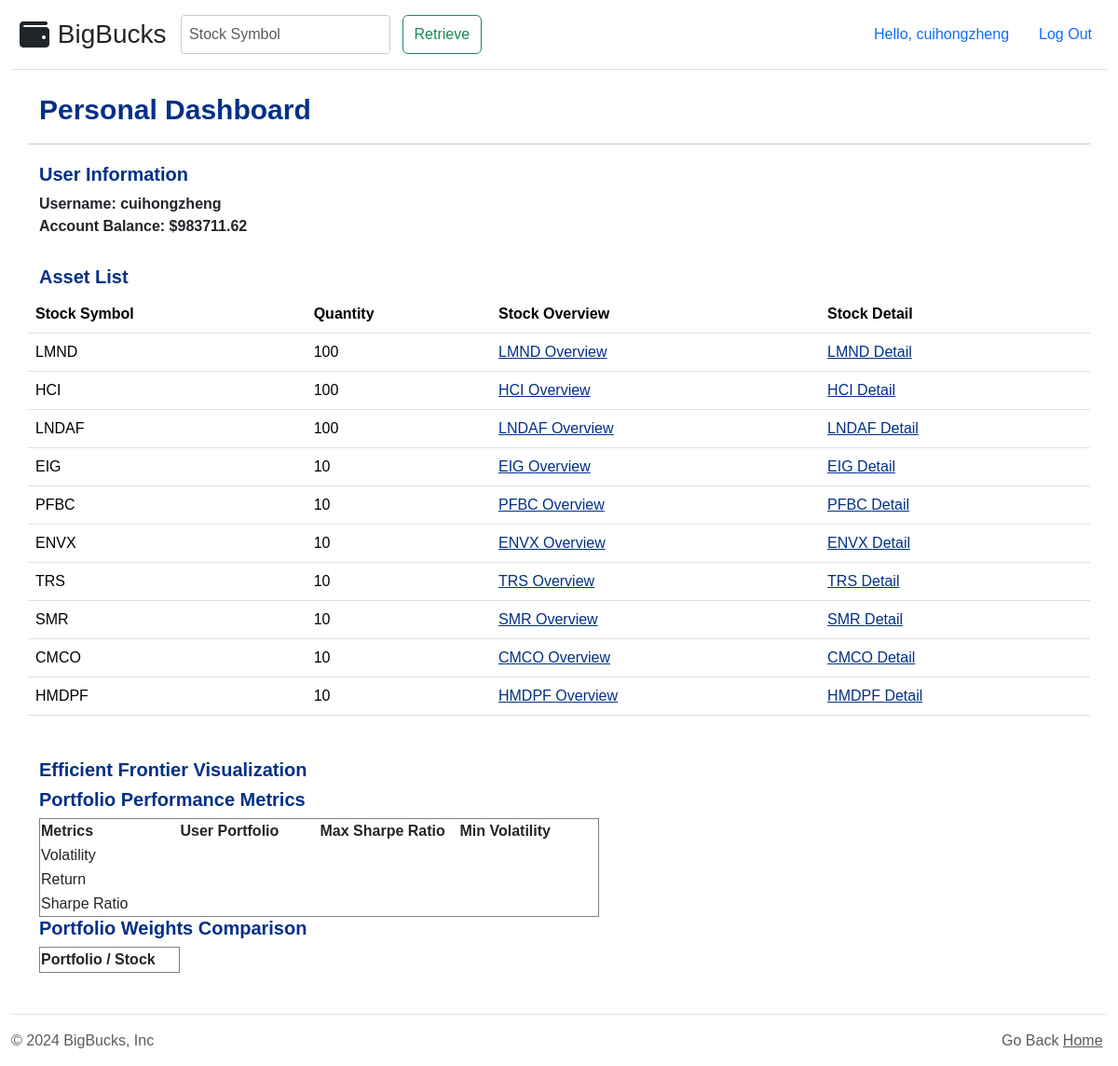
Page /profile/ (signed in) on the committed database.
### tables this page shows
CREATE TABLE user_info (
  id INTEGER PRIMARY KEY AUTOINCREMENT,
  username TEXT UNIQUE NOT NULL,
  password TEXT NOT NULL,
  balance DECIMAL(15,2) DEFAULT 1000000.00,
  role TEXT DEFAULT 'user'
);

CREATE TABLE user_assets (
  id INTEGER PRIMARY KEY AUTOINCREMENT,
  user_id INTEGER,
  symbol TEXT NOT NULL,
  quantity INTEGER NOT NULL,
  FOREIGN KEY (user_id) REFERENCES user_info (id)
);

### flaskr/profile.py (the view)
@bp.route('/')
@login_required
def profile():
    user_id = session.get('user_id')
    db = get_db()
    user_info = db.execute(
        'SELECT * FROM user_info WHERE id = ?',
        (user_id,)
    ).fetchone()
    user_assets = db.execute(
        'SELECT * FROM user_assets WHERE user_id = ?',
        (user_id,)
    ).fetchall()
    return render_template(
        'profile.html',
        user_info=user_info,
        user_assets=user_assets,
        page_data={"title": "Profile"}
    )

### flaskr/auth.py (called while the page is built)
def login_required(view):
    @functools.wraps(view)
    def wrapped_view(**kwargs):
        if g.user is None:
            return redirect(url_for("auth.login"))
        return view(**kwargs)
    return wrapped_view

@bp.before_app_request
def load_logged_in_user():
    user_id = session.get('user_id')
    if user_id is None:
        g.user = None
        g.role = None
    else:
        g.user = get_db().execute(
            'SELECT * FROM user_info WHERE id = ?', (user_id,)
        ).fetchone()
        g.role = g.user['role'] if g.user else None

### flaskr/db.py (called while the page is built)
def get_db():
    if "db" not in g:
        g.db = sqlite3.connect(
            current_app.config["DATABASE"], detect_types=sqlite3.PARSE_DECLTYPES
        )
        g.db.row_factory = sqlite3.Row
    return g.db

### flaskr/templates/profile.html (shortened to what this page needs)
{% extends 'base.html' %}
{% block content %}
<div class="pageelement">
  <div class="row">
  <h2>Personal Dashboard</h2>
</div>
  <section>
    <div class="row">
    <h3>User Information</h3>
    <c>Username: {{ user_info.username }}</c>
    <c>Account Balance: ${{ "%0.2f"|format(user_info.balance) }}</c>
</div>
  </section>
  <section>
    <div class="row">
        <h3>Asset List</h3>
        <table class="table">
            <thead>
                <tr>
                    <th>Stock Symbol</th>
                    <th>Quantity</th>
                    <th>Stock Overview</th>
                    <th>Stock Detail</th>
                </tr>
            </thead>
            <tbody>
                {% for asset in user_assets %}
                <tr>
                    <td>
                        {{ asset.symbol }}
                    </td>
                    <td>{{ asset.quantity }}</td>
                    <td>
                        <a href="{{ url_for('stock.show_stock_info', symbol=asset.symbol) }}">{{ asset.symbol }} Overview</a>
                    </td>
                    <td>
                        <a href="{{ url_for('main.plot_view', symbol=asset.symbol) }}">{{ asset.symbol }} Detail</a>
                    </td>
                </tr>
                {% endfor %}
            </tbody>
        </table>
    </div>
</section>
<section>
  <head>
    <h3>Efficient Frontier Visualization</h3>
</head>
<body>
    <section>
    <h3>Portfolio Performance Metrics</h3>
    <table id="portfolio-performance-table" border="1">
        <thead>
            <tr>
                <th>Metrics</th>
                <th>User Portfolio</th>
                <th>Max Sharpe Ratio</th>
                <th>Min Volatility</th>
            </tr>
        </thead>
        <tbody>
            <tr>
                <td>Volatility</td>
                <td id="user-volatility"></td>
                <td id="max-sharpe-volatility"></td>
                <td id="min-vol-volatility"></td>
            </tr>
            <tr>
                <td>Return</td>
                <td id="user-return"></td>
                <td id="max-sharpe-return"></td>
                <td id="min-vol-return"></td>
            </tr>
            <tr>
                <td>Sharpe Ratio</td>
                <td id="user-sharpe"></td>
                <td id="max-sharpe-sharpe"></td>
                <td id="min-vol-sharpe"></td>
            </tr>
        </tbody>
    </table>
</section>
<section>
    <h3>Portfolio Weights Comparison</h3>
    <table id="portfolio-weights-table" border="1">
        <thead>
            <tr id="weights-header">
                <th style="width: 150px;">Portfolio / Stock</th>
            </tr>
        </thead>
    </table>
</section>
</div>
</body>
{% endblock %}

### flaskr/templates/header.html (shortened to what this page needs)
<!doctype html>
<html lang="en">
  <head>
    <link href="https://cdn.jsdelivr.net/npm/bootstrap@5.3.2/dist/css/bootstrap.min.css" rel="stylesheet">
    <link rel="stylesheet" href="https://cdnjs.cloudflare.com/ajax/libs/font-awesome/6.2.1/css/all.min.css" />
    <link rel="stylesheet" href="{{ url_for('static', filename='includes/style.css') }}"/>
  </head>
  <body>
    <div class="container" id="header">
      <header class="d-flex flex-wrap align-items-center py-3 mb-4 border-bottom">
        <a href="/" class="d-flex align-items-center mb-3 mb-md-0 text-dark text-decoration-none">
          &nbsp;&nbsp;<i class="fa-solid fa-wallet fa-2x"></i>&nbsp;&nbsp;
          <span class="fs-3">BigBucks&nbsp;&nbsp;</span>
        </a>
        <form id="searchForm" class="d-flex" action="{{ url_for('stock.show_stock_info') }}" method="get">
          <input id="symbol" class="form-control me-2" type="text" name="symbol" placeholder="Stock Symbol" aria-label="Stock Symbol">
          &nbsp;<button id="retrieve" class="btn btn-outline-success" type="submit">Retrieve</button>
        </form>
        <ul class="nav nav-pills ms-auto">
          {% if g.user %}
            <li class="nav-item"><a href="/profile" class="nav-link">Hello, {{ g.user['username'] }}</a></li>
            <li class="nav-item"><a href="/auth/logout" class="nav-link">Log Out</a></li>
          {% else %}
            <li class="nav-item"><a href="/auth/login" class="nav-link">Log In</a></li>
            <li class="nav-item"><a href="/auth/register" class="nav-link">Register</a></li>
          {% endif %}
        </ul>
      </header>
    </div>
  </body>
  </html>

### flaskr/static/includes/style.css (style rules this page uses)
h2 { color: #003087; font-size: 30px; font-weight: bold; }
h3 { color: #003087; font-size: 20px; font-weight: bold; }
a { color: #003087; }
c { font-weight: bold; }
body, html { height: 100%; margin: 0; font-family: Arial, sans-serif; }
.pageelement { padding-top: 100px; padding-bottom: 100px; }
#header { position: fixed; top: 0; width: 100%; background-color: white; z-index: 10; max-width: none; }
.row { border-bottom: 1px solid #ccc; margin-bottom: 20px; padding-bottom: 10px; }
.row:last-child { border-bottom: none; }
input[type="text"], input[type="username"], input[type="password"], input[type="submit"] { width: 100%; padding: 8px; box-sizing: border-box; border: 1px solid #ccc; border-radius: 4px; }

### flaskr/templates/profile.html (style rules this page uses)
#portfolio-performance-table th, #portfolio-performance-table td { width: 150px; }
#portfolio-weights-table th, #portfolio-weights-table td { width: 100px; }

### rows in the picture
user_info: user.username "cuihongzheng", username "cuihongzheng", balance "983711.62"
user_assets: symbol "LMND", quantity "100"
user_assets: symbol "HCI", quantity "100"
user_assets: symbol "LNDAF", quantity "100"
user_assets: symbol "EIG", quantity "10"
user_assets: symbol "PFBC", quantity "10"
user_assets: symbol "ENVX", quantity "10"
user_assets: symbol "TRS", quantity "10"
user_assets: symbol "SMR", quantity "10"
user_assets: symbol "CMCO", quantity "10"
user_assets: symbol "HMDPF", quantity "10"
